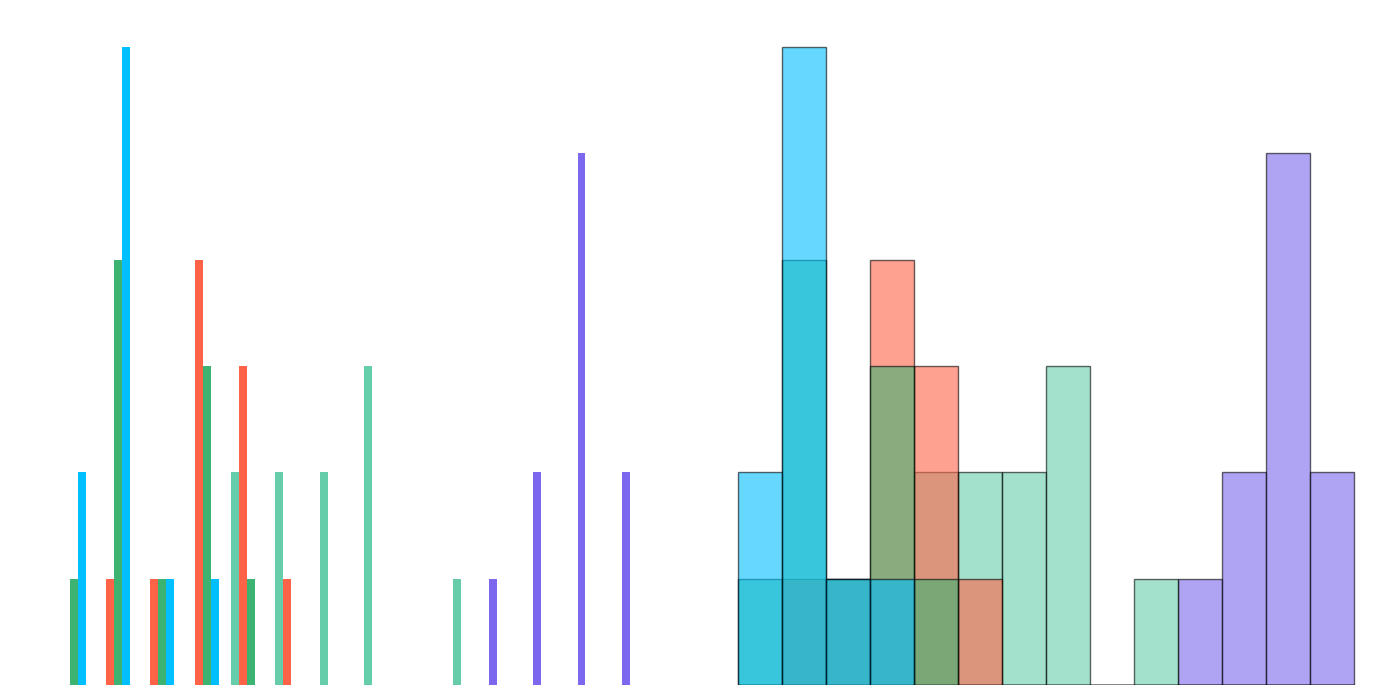

Python code for this plot:
import matplotlib.pyplot as plt
import numpy as np

infant_sleep = [14, 15, 13.5, 14, 16, 14.5, 15, 14.5, 15, 16] 
child_sleep = [10, 11, 9, 10, 8.5, 9, 10.5, 11, 12, 8]
teen_sleep = [7, 8, 7.5, 7, 6.5, 8, 9, 7, 6, 8.5]
adult_sleep = [6, 6.5, 7, 5.5, 7.5, 6, 7, 8, 6, 5]
senior_sleep = [5.5, 6, 6.5, 5, 6, 7, 5.5, 6, 5, 6]

fig, (ax2, ax1) = plt.subplots(nrows=1, ncols=2, figsize=(14, 7))

bins = np.linspace(4.5, 16, 15)
new_colors = ['mediumslateblue', 'mediumaquamarine', 'tomato', 'mediumseagreen', 'deepskyblue']

# Plotting without grid, legend, and borders
ax2.hist([infant_sleep, child_sleep, teen_sleep, adult_sleep, senior_sleep], bins=bins, rwidth=0.9, color=new_colors)
ax2.set_axis_off()

for i, data in enumerate([infant_sleep, child_sleep, teen_sleep, adult_sleep, senior_sleep]):
    ax1.hist(data, bins=bins, alpha=0.6, color=new_colors[i], edgecolor='black')
ax1.set_axis_off()

plt.tight_layout()
plt.show()
